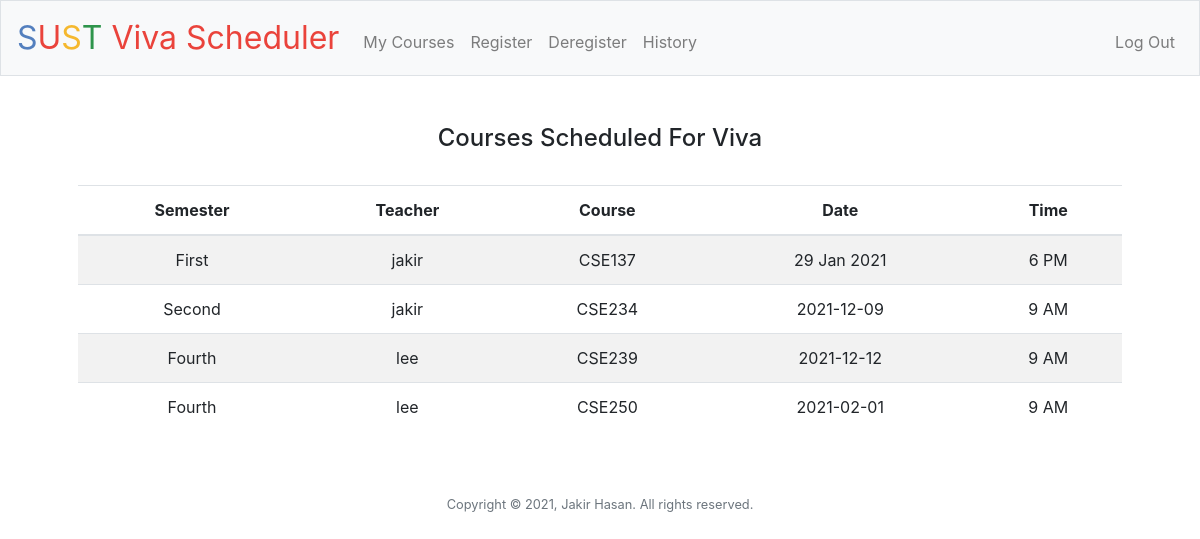
Page / (signed in) on the committed database.
### tables this page shows
CREATE TABLE courses (user_id INTEGER, name TEXT, semester TEXT, course TEXT, date TEXT, time TEXT, FOREIGN KEY(user_id) REFERENCES users(id));

### application.py (the view)
@app.route("/")
@login_required
def index():
    courses = db.execute("SELECT * FROM courses ORDER BY course")
    return render_template("index.html", courses=courses)

### application.py (called while the page is built)
@app.after_request
def after_request(response):
    response.headers["Cache-Control"] = "no-cache, no-store, must-revalidate"
    response.headers["Expires"] = 0
    response.headers["Pragma"] = "no-cache"
    return response

### helpers.py (called while the page is built)
def login_required(f):
    @wraps(f)
    def decorated_function(*args, **kwargs):
        if session.get("user_id") is None:
            return redirect("/login")
        return f(*args, **kwargs)
    return decorated_function

### templates/index.html (shortened to what this page needs)
{% extends "layout.html" %}
{% block main %}
    <h4>Courses Scheduled For Viva</h4><br>
    <table class="table table-striped">
        <thead>
            <tr>
                <th>Semester</th>
                <th>Teacher</th>
                <th>Course</th>
                <th>Date</th>
                <th>Time</th>
            </tr>
        </thead>
        <tbody>
            {% for row in courses %}
                <tr>
                    <td>{{ row.semester }}</td>
                    <td>{{ row.name }}</td>
                    <td>{{ row.course }}</td>
                    <td>{{ row.date }}</td>
                    <td>{{ row.time }}</td>
                </tr>
            {% endfor %}
        </tbody>
    </table>
{% endblock %}

### templates/layout.html (shortened to what this page needs)
<!DOCTYPE html>
<html lang="en">
    <head>
        <link rel="stylesheet" href="https://cdn.jsdelivr.net/npm/bootstrap@4.5.3/dist/css/bootstrap.min.css">
        <link href="/static/styles.css" rel="stylesheet">
    </head>
    <body>
        <nav class="navbar navbar-expand-md navbar-light bg-light border">
            <a class="navbar-brand" href="/"><span class="blue">S</span><span class="red">U</span><span class="yellow">S</span><span class="green">T</span> <span class="red">Viva Scheduler</span></a>
            <div class="collapse navbar-collapse" id="navbar">
                {% if session.user_id %}
                    {% if session.user_type == "Teacher" %}
                        <ul class="navbar-nav mr-auto mt-2">
                            <li class="nav-item"><a class="nav-link" href="/course_teacher">My Courses</a></li>
                            <li class="nav-item"><a class="nav-link" href="/create">Create</a></li>
                            <li class="nav-item"><a class="nav-link" href="/delete">Delete</a></li>
                            <li class="nav-item"><a class="nav-link" href="/schedule">Schedule</a></li>
                        </ul>
                    {% elif session.user_type == "Student" %}
                        <ul class="navbar-nav mr-auto mt-2">
                            <li class="nav-item"><a class="nav-link" href="/taken_courses">My Courses</a></li>
                            <li class="nav-item"><a class="nav-link" href="/course_register">Register</a></li>
                            <li class="nav-item"><a class="nav-link" href="/course_deregister">Deregister</a></li>
                            <li class="nav-item"><a class="nav-link" href="/history">History</a></li>
                        </ul>
                    {% endif %}
                    <ul class="navbar-nav ml-auto mt-2">
                        <li class="nav-item"><a class="nav-link" href="/logout">Log Out</a></li>
                    </ul>
                {% else %}
                    <ul class="navbar-nav ml-auto mt-2">
                        <li class="nav-item"><a class="nav-link" href="/register">Register</a></li>
                        <li class="nav-item"><a class="nav-link" href="/login">Log In</a></li>
                    </ul>
                {% endif %}
            </div>
        </nav>
        <main class="container p-5">
            {% block main %}{% endblock %}
        </main>
        <footer class="small text-center text-muted">
            Copyright © 2021, Jakir Hasan. All rights reserved.
        </footer>
    </body>
</html>

### static/styles.css (style rules this page uses)
nav .navbar-brand { font-size: xx-large; }
nav .navbar-brand .blue { color: #537fbe; }
nav .navbar-brand .red { color: #ea433b; }
nav .navbar-brand .yellow { color: #f5b82e; }
nav .navbar-brand .green { color: #2e944b; }
main { overflow-x: auto; text-align: center; }

### rows in the picture
courses: semester "First", name "jakir", course "CSE137", date "29 Jan 2021", time "6 PM"
courses: semester "Second", name "jakir", course "CSE234", date "2021-12-09", time "9 AM"
courses: semester "Fourth", name "lee", course "CSE239", date "2021-12-12", time "9 AM"
courses: semester "Fourth", name "lee", course "CSE250", date "2021-02-01", time "9 AM"
